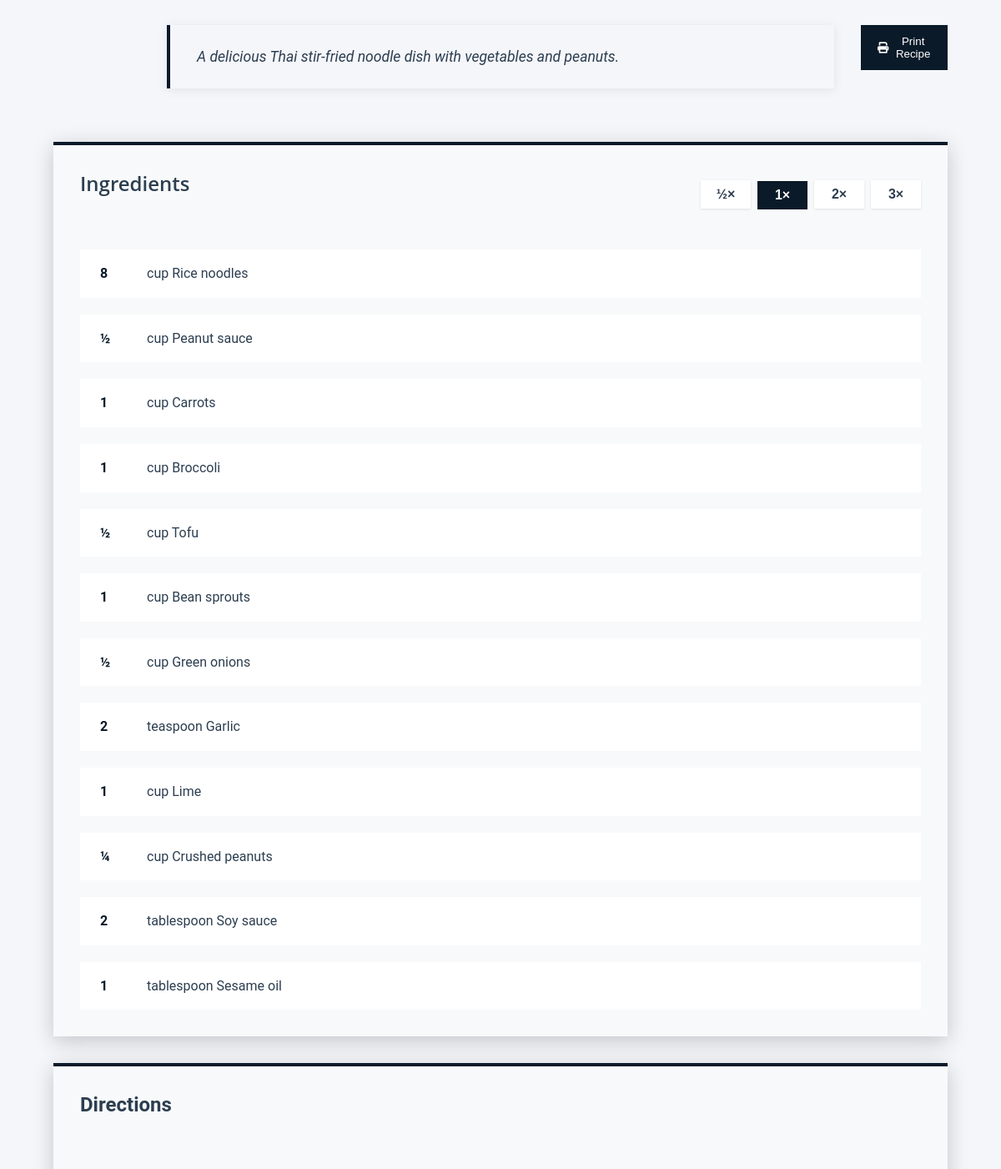
/recipes/show.php?id=9 (middle part), run on an earlier commit of the app's database.
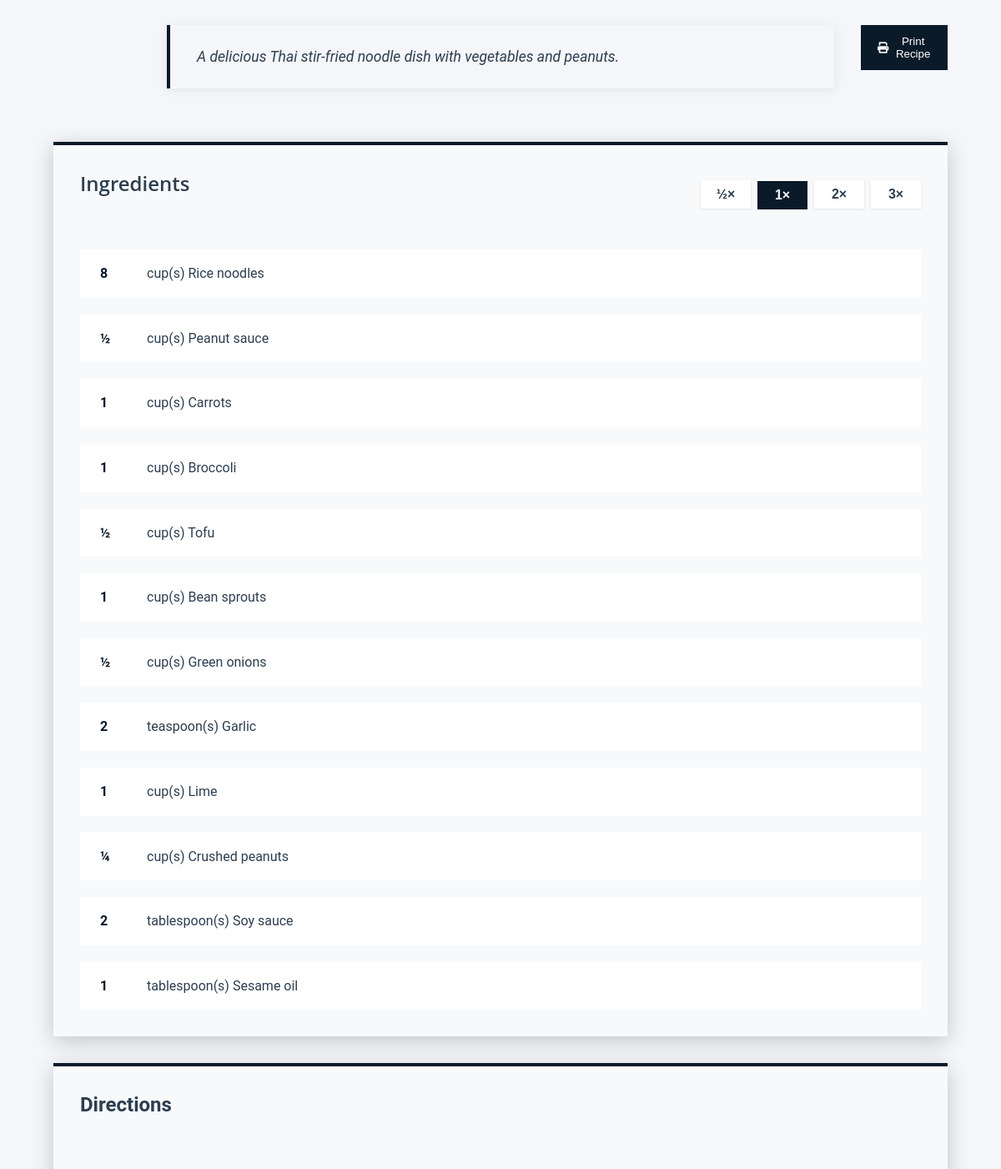
And on a later commit of the database.
### tables this page shows
CREATE TABLE `recipe` (
  `recipe_id` int UNSIGNED NOT NULL,
  `user_id` int UNSIGNED NOT NULL,
  `title` varchar(100) NOT NULL,
  `description` text,
  `type_id` int UNSIGNED DEFAULT NULL,
  `style_id` int UNSIGNED DEFAULT NULL,
  `diet_id` int UNSIGNED DEFAULT NULL,
  `prep_time` int DEFAULT '0',
  `cook_time` int DEFAULT '0',
  `video_url` varchar(255) DEFAULT NULL,
  `img_file_path` varchar(255) DEFAULT NULL,
  `alt_text` varchar(255) DEFAULT NULL,
  `is_featured` tinyint(1) DEFAULT '0',
  `created_at` timestamp NOT NULL DEFAULT CURRENT_TIMESTAMP,
  `updated_at` datetime DEFAULT CURRENT_TIMESTAMP ON UPDATE CURRENT_TIMESTAMP
);

CREATE TABLE `recipe_ingredient` (
  `recipe_ingredient_id` int UNSIGNED NOT NULL,
  `recipe_id` int UNSIGNED NOT NULL,
  `ingredient_id` int UNSIGNED NOT NULL,
  `measurement_id` int UNSIGNED NOT NULL,
  `quantity` decimal(10,2) UNSIGNED NOT NULL
);

CREATE TABLE `measurement` (
  `measurement_id` int UNSIGNED NOT NULL,
  `name` varchar(50) NOT NULL
);

CREATE TABLE `ingredient` (
  `ingredient_id` int UNSIGNED NOT NULL,
  `recipe_id` int UNSIGNED NOT NULL,
  `name` varchar(255) NOT NULL
);

### private/core/initialize.php (called while the page is built, shortened)
<?php
spl_autoload_register(function($class) {
    $class_file = PRIVATE_PATH . '/classes/' . $class . '.class.php';
});
require_once(PRIVATE_PATH . '/core/functions.php');
require_once(PRIVATE_PATH . '/core/validation_functions.php');
require_once(PRIVATE_PATH . '/core/database_functions.php');
$session = new Session();

### private/classes/Session.class.php (called while the page is built, shortened)
<?php
class Session {
    private $user_id;
    public function is_logged_in() {
        $logged_in = isset($this->user_id) && isset($_SESSION['user_id']) && ($this->user_id === $_SESSION['user_id']);
        return $logged_in;
    }
}
?>

### private/core/functions.php (called while the page is built, shortened)
<?php
function url_for($script_path) {
  $base_url = isset($_SERVER['REQUEST_SCHEME']) && isset($_SERVER['HTTP_HOST'])
    ? $_SERVER['REQUEST_SCHEME'] . '://' . $_SERVER['HTTP_HOST']
    : '';
  return $base_url . $script_path;
}
function h($string="") {
    return htmlspecialchars((string)$string, ENT_QUOTES, 'UTF-8');
}
function format_quantity($value) {
    $value = floatval($value);
    if ($value == 0.25) return '¼';
    if ($value == 0.5) return '½';
    if (floor($value) == $value) {
        return (string)$value;
    }
    return number_format($value, 2);
}
?>

### private/classes/DatabaseObject.class.php (called while the page is built, shortened)
<?php
abstract class DatabaseObject {
    protected static $table_name;
    protected static $database;
    protected static $primary_key;
    public static function set_database($database) {
        self::$database = $database;
    }
    public static function get_database() {
        return static::$database;
    }
    protected static function get_primary_key() {
        return static::$primary_key;
    }
    public static function find_by_sql($sql) {
        $database = static::get_database();
        $result = mysqli_query($database, $sql);
        $object_array = [];
        while($record = mysqli_fetch_assoc($result)) {
            $object_array[] = static::instantiate($record);
        }
        return $object_array;
    }
    public static function find_by_id($id) {
        $database = static::get_database();
        $sql = "SELECT * FROM " . static::$table_name . " ";
        $sql .= "WHERE " . static::get_primary_key() . "='" . db_escape($database, $id) . "'";
        $obj_array = static::find_by_sql($sql);
        if(!empty($obj_array)) {
            return array_shift($obj_array);
        } else {
            return false;
        }
    }
    protected static function instantiate($record) {
        $object = new static;
        foreach($record as $property => $value) {
            if(property_exists($object, $property)) {
                $object->$property = $value;
            }
        }
        return $object;
    }
}

### private/core/database_functions.php (called while the page is built, shortened)
<?php
function db_escape($connection, $string) {
  return mysqli_real_escape_string($connection, $string);
}
?>

### private/classes/RecipeIngredient.class.php (called while the page is built, shortened)
<?php
class RecipeIngredient extends DatabaseObject {
    static protected $table_name = 'recipe_ingredient';
    public $ingredient_id;
    public $measurement_id;
    private $_measurement;
    private $_ingredient;
    public function __construct($args=[]) {
        $this->ingredient_id = isset($args['ingredient_id']) && $args['ingredient_id'] !== '' ? (int)$args['ingredient_id'] : null;
        $this->measurement_id = $args['measurement_id'] ?? '';
    }
    public function getMeasurement() {
        if(!isset($this->_measurement) && $this->measurement_id) {
            $sql = "SELECT name FROM measurement WHERE measurement_id = ?";
            $stmt = self::$database->prepare($sql);
            $stmt->bind_param("i", $this->measurement_id);
            $stmt->execute();
            $result = $stmt->get_result();
            if($row = $result->fetch_object()) {
                $this->_measurement = $row;
            }
        }
        return $this->_measurement;
    }
    public function getIngredient() {
        if(!isset($this->_ingredient) && $this->ingredient_id) {
            $sql = "SELECT name FROM ingredient WHERE ingredient_id = ?";
            $stmt = self::$database->prepare($sql);
            $stmt->bind_param("i", $this->ingredient_id);
            $stmt->execute();
            $result = $stmt->get_result();
            if($row = $result->fetch_object()) {
                $this->_ingredient = $row;
            }
        }
        return $this->_ingredient;
    }
    public function __get($name) {
        if($name === 'measurement') {
            return $this->getMeasurement();
        }
        if($name === 'ingredient') {
            return $this->getIngredient();
        }
    }
    public static function find_by_recipe_id($recipe_id) {
        $sql = "SELECT ri.*, i.name FROM " . static::$table_name . " ri ";
        $sql .= "JOIN ingredient i ON ri.ingredient_id = i.ingredient_id ";
        $sql .= "WHERE ri.recipe_id = ? ";
        $sql .= "ORDER BY ri.recipe_ingredient_id ASC";
        $stmt = self::$database->prepare($sql);
        $stmt->bind_param("i", $recipe_id);
        $success = $stmt->execute();
        $result = $stmt->get_result();
        $ingredients = [];
        while($row = $result->fetch_assoc()) {
            $ingredients[] = static::instantiate($row);
        }
        return $ingredients;
    }
}
?>

### private/classes/Recipe.class.php (called while the page is built, shortened)
<?php
class Recipe extends DatabaseObject {
    public $recipe_id;
    public function __construct($args=[]) {
        $this->recipe_id = $args['recipe_id'] ?? null;
    }
    public function ingredients() {
        return RecipeIngredient::find_by_recipe_id($this->recipe_id);
    }
}
?>

### public/recipes/show.php (the view, shortened to what this page needs)
<?php
require_once('../../private/core/initialize.php');
$recipe = Recipe::find_by_id($_GET['id']);
$page_style = 'recipe-show';
$ingredients = $recipe->ingredients();
if($session->is_logged_in()) {
    include(SHARED_PATH . '/member_header.php');
} else {
    include(SHARED_PATH . '/public_header.php');
}
?>
<link rel="stylesheet" href="<?php echo url_for('/assets/css/pages/recipe-show.css'); ?>">
<div class="recipe-show">
    <div class="recipe-description-container">
        <div class="recipe-description">
            <?php echo h($recipe->description); ?>
        </div>
        <button class="print-recipe-btn" id="printRecipeBtn">
            <i class="fas fa-print"></i> Print Recipe
        </button>
    </div>
    <div class="recipe-ingredients">
        <div class="ingredients-header">
            <h2>Ingredients</h2>
            <div class="scaling-buttons">
                <button class="scale-btn" data-scale="0.5">½×</button>
                <button class="scale-btn active" data-scale="1">1×</button>
                <button class="scale-btn" data-scale="2">2×</button>
                <button class="scale-btn" data-scale="3">3×</button>
            </div>
        </div>
        <ul class="ingredients-list">
            <?php foreach($ingredients as $ingredient) { ?>
                <li>
                    <span class="amount" data-base="<?php echo h($ingredient->quantity); ?>">
                        <?php echo h(format_quantity($ingredient->quantity)); ?>
                    </span>
                    <?php
                    $measurement = $ingredient->measurement;
                    $ingredient_obj = $ingredient->ingredient;
                    echo h($measurement ? $measurement->name : ''); ?>
                    <?php echo h($ingredient_obj ? $ingredient_obj->name : ''); ?>
                </li>
            <?php } ?>
        </ul>
    </div>
    <div class="recipe-directions">
        <h2>Directions</h2>
    </div>
</div>
<?php include(SHARED_PATH . '/footer.php'); ?>

### private/shared/public_header.php (shortened to what this page needs)
<!DOCTYPE html>
<html lang="en">
<head>
    <link rel="stylesheet" href="<?php echo url_for('/assets/css/main.css'); ?>">
    <link rel="stylesheet" href="<?php echo url_for('/assets/css/components/header.css'); ?>">
    <link rel="stylesheet" href="<?php echo url_for('/assets/css/components/public-header.css'); ?>">
    <link rel="stylesheet" href="<?php echo url_for('/assets/css/components/footer.css'); ?>">
    <link rel="stylesheet" href="<?php echo url_for('/assets/css/components/forms.css'); ?>">
    <link rel="stylesheet" href="<?php echo url_for('/assets/css/components/recipe-card.css'); ?>">
    <?php if($page_style): ?>
        <link rel="stylesheet" href="<?php echo url_for('/assets/css/pages/' . $page_style . '.css'); ?>">
    <?php endif; ?>
    <link rel="stylesheet" href="https://cdnjs.cloudflare.com/ajax/libs/font-awesome/6.0.0/css/all.min.css">
</head>
<body>
    <main class="main-content">

### private/shared/footer.php (shortened to what this page needs)
    </main>
</body>
</html>

### public/assets/css/main.css (style rules this page uses)
:root { --accent-color: #f1c40f; --accent-color-dark: #2980b9; --background-color: #f5f6fa; --border-radius-lg: 12px; --border-radius-md: 8px; --border-radius-sm: 4px; --border-radius-xl: 16px; --color-white: #ffffff; --container-padding: var(--spacing-lg); --container-width: min(100% - var(--spacing-lg), 1200px); --danger-color: #dc3545; --danger-color-dark: #c82333; --danger-color-light: #fff5f5; --dark-gray: #7f8c8d; --error-color: #a82315; --font-primary: "Roboto", sans-serif; --font-secondary: "Open Sans", sans-serif; --font-size-base: clamp(0.875rem, 2vw, 1rem); --font-size-large: clamp(1rem, 2.5vw, 1.25rem); --font-size-small: clamp(0.75rem, 1.5vw, 0.875rem); --font-size-xlarge: clamp(1.25rem, 3vw, 1.5rem); --font-size-xxlarge: clamp(1.5rem, 4vw, 2rem); --grid-columns: 12; --grid-gap: var(--spacing-md); --grid-gap-lg: var(--spacing-lg); --grid-gap-sm: var(--spacing-sm); --light-gray: #ecf0f1; --on-error-color: #ffffff; --on-success-color: #ffffff; --primary-color: #0a1a29; --secondary-color: #3498db; --shadow-lg: 0 10px 15px rgba(0, 0, 0, 0.1); --shadow-md: 0 4px 6px rgba(0, 0, 0, 0.1); --shadow-sm: 0 1px 3px rgba(0, 0, 0, 0.12); --spacing-lg: clamp(1.5rem, 3vw, 2rem); --spacing-md: clamp(1rem, 2vw, 1.5rem); --spacing-sm: clamp(0.5rem, 1vw, 0.75rem); --spacing-2xl: clamp(3rem, 6vw, 4rem); --spacing-xl: clamp(2rem, 4vw, 3rem); --spacing-xs: clamp(0.25rem, 0.5vw, 0.5rem); --success-color: #1a7740; --text-color: #2c3e50; --text-muted: #95a5a6; --transition-fast: 150ms ease-in-out; --transition-medium: 300ms ease-in-out; --transition-slow: 500ms ease-in-out; --warning-color: #e74c3c; }
* { box-sizing: border-box; margin: 0; padding: 0; }
html { height: 100%; margin: 0; padding: 0; overflow-y: hidden; max-width: 100%; }
body { height: 100%; margin: 0; padding: 0; overflow-y: auto; overflow-x: hidden; max-width: 100%; background-color: var(--background-color); color: var(--text-color); display: grid; font-family: var(--font-primary); grid-template-rows: auto 1fr auto; line-height: 1.6; min-height: 100vh; position: relative; grid-template-areas: "header" "main" "footer"; }
.main-content { grid-area: main; margin: var(--spacing-lg) auto; padding: 0 var(--spacing-lg); width: 100%; box-sizing: border-box; }
.main-content > * { margin-left: auto; margin-right: auto; }
h1, h2, h3, h4, h5, h6 { font-family: var(--font-secondary); font-weight: 600; line-height: 1.2; margin-bottom: var(--spacing-md); margin-top: 0; }
h2 { font-size: var(--font-size-xlarge); }
a, button, .btn, input, textarea { transition: all var(--transition-medium); }

### public/assets/css/components/forms.css (style rules this page uses)
.ingredients-list, .instructions-list { display: grid; gap: 1rem; }

### public/assets/css/components/recipe-card.css (style rules this page uses)
.recipe-description { color: #4a5555; font-size: var(--font-size-base); line-height: 1.5; margin: 0; }

What changed in the data, as far as the page shows it:
changed through a linked row, recipe_ingredient "Rice noodles": measurement.name "cup" → "cup(s)"
changed through a linked row, recipe_ingredient "Peanut sauce": measurement.name "cup" → "cup(s)"
changed through a linked row, recipe_ingredient "Carrots": measurement.name "cup" → "cup(s)"
changed through a linked row, recipe_ingredient "Broccoli": measurement.name "cup" → "cup(s)"
changed through a linked row, recipe_ingredient "Tofu": measurement.name "cup" → "cup(s)"
changed through a linked row, recipe_ingredient "Bean sprouts": measurement.name "cup" → "cup(s)"
changed through a linked row, recipe_ingredient "Green onions": measurement.name "cup" → "cup(s)"
changed through a linked row, recipe_ingredient "Garlic": measurement.name "teaspoon" → "teaspoon(s)"
changed through a linked row, recipe_ingredient "Lime": measurement.name "cup" → "cup(s)"
changed through a linked row, recipe_ingredient "Crushed peanuts": measurement.name "cup" → "cup(s)"
changed through a linked row, recipe_ingredient "Soy sauce": measurement.name "tablespoon" → "tablespoon(s)"
changed through a linked row, recipe_ingredient "Sesame oil": measurement.name "tablespoon" → "tablespoon(s)"
